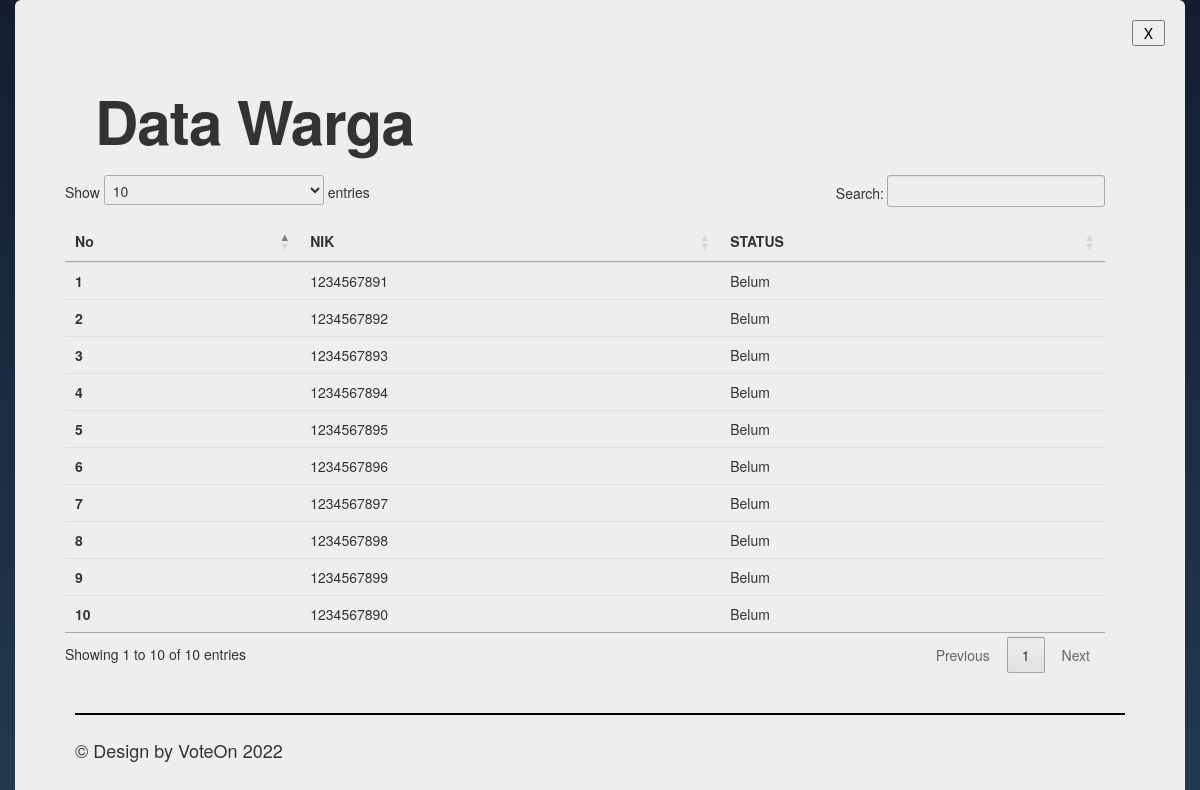
The page /index.php/admin/warga on the database its author committed.
### tables this page shows
CREATE TABLE `data_pemilih` (
  `id` int(5) NOT NULL,
  `nik` varchar(50) NOT NULL,
  `status` varchar(10) NOT NULL
);

### application/controllers/Admin.php (called while the page is built, shortened)
<?php
class Admin extends CI_Controller
{
    public function __construct()
    {
        $this->load->model('m_admin');
    }
    public function warga()
    {
        $data['warga'] = $this->m_admin->get_warga();
        $this->load->view('admin/v_warga', $data);
    }
}

### index.php (called while the page is built, shortened)
<?php
require_once BASEPATH.'core/CodeIgniter.php';

### application/models/m_admin.php (called while the page is built, shortened)
<?php
class M_admin extends CI_Model
{
    public function get_warga()
    {
        return $this->db->get('data_pemilih')->result();
    }
}

### application/views/admin/v_warga.php (the view, shortened to what this page needs)
<!doctype html>
<html>
<head>
	<link href="<?php echo base_url(); ?>assets/css/bootstrap.min.css" rel="stylesheet">
	<link href="<?php echo base_url(); ?>assets/css/bootstrap-responsive.min.css" rel="stylesheet">
	<link rel="stylesheet" type="text/css" href="https://cdn.datatables.net/1.10.20/css/jquery.dataTables.min.css">
</head>
<body>
	<div class="container">
		<div class="hero-unit">
			<a href="<?php echo base_url(); ?>admin/menu"><button type="button" id="close_button" style="margin-top:-40px;margin-right:-40px;padding-right:10px;padding-left:10px;float:right;"> X </button></a>
			<div class="row" style="padding:20px;">
				<div class="span6">
					<h1 style="margin-bottom:25px;">Data Warga</h1>
				</div>
				<div class="span3">
				</div>
				<br />
				<div class="row" style="display:contents;">
					<div class="col-md-12">
						<table class="table table-hover" id="example">
							<thead>
								<tr>
									<th scope="col">No</th>
									<th scope="col">NIK</th>
									<th scope="col">STATUS</th>
								</tr>
							</thead>
							<tbody>
								<?php $i = 0;
								foreach ($warga as $data) : ?>
									<tr>
										<th><?php echo ++$i; ?></th>
										<td><?php echo $data->nik; ?></td>
										<td><?php if ($data->status == 1) {
												echo "Sudah";
											} else {
												echo "Belum";
											} ?></td>
									</tr>
								<?php endforeach ?>
							</tbody>
						</table>
					</div>
				</div>
			</div>
			<hr style="border-color:#000;" />
			<div class="copy" style="margin-top:10px;">
				<p>&copy; Design by VoteOn 2022 </p>
			</div>
		</div>
</body>
</html>

### application/views/admin/v_warga.php (style rules this page uses)
body { padding-top: 0px; padding-bottom: 0px; background: linear-gradient(#141e30, #243b55); }

### rows shown on the page
data_pemilih: nik "1234567891", status "Belum"
data_pemilih: nik "1234567892", status "Belum"
data_pemilih: nik "1234567893", status "Belum"
data_pemilih: nik "1234567894", status "Belum"
data_pemilih: nik "1234567895", status "Belum"
data_pemilih: nik "1234567896", status "Belum"
data_pemilih: nik "1234567897", status "Belum"
data_pemilih: nik "1234567898", status "Belum"
data_pemilih: nik "1234567899", status "Belum"
data_pemilih: nik "1234567890", status "Belum"
